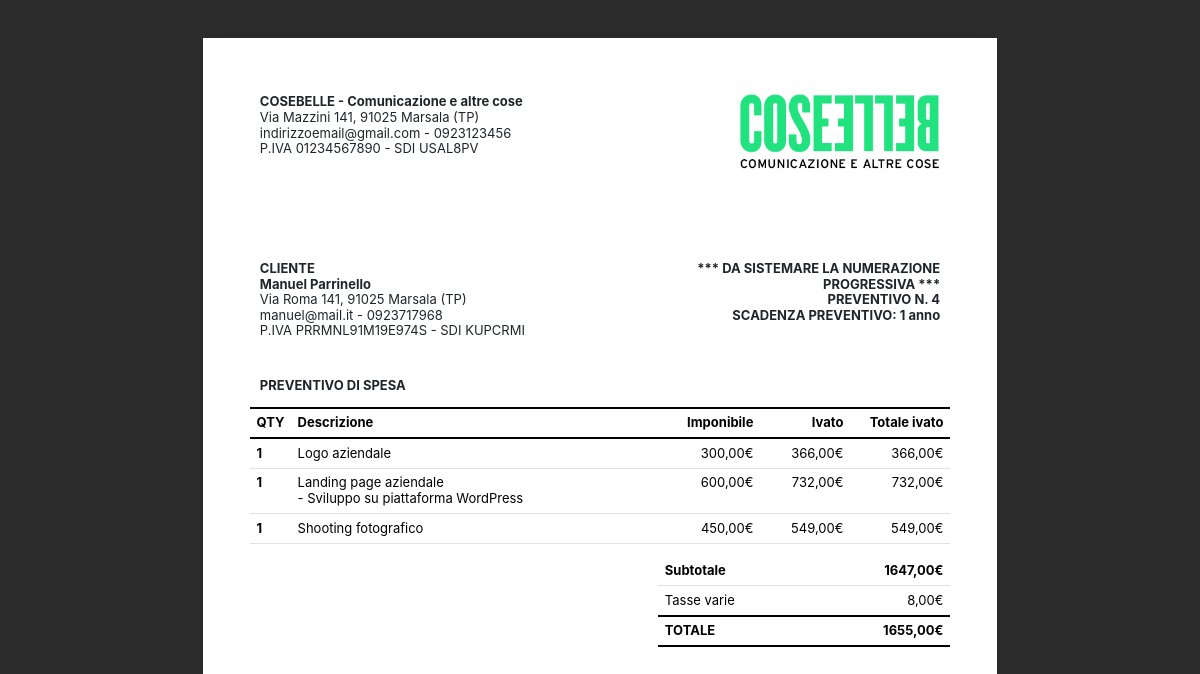
/preventivi/visualizza/4, run on the app's committed database.
### app.py (models this page shows, shortened)
class Cliente(db.Model):
    __tablename__ = "clienti"
    id = db.Column(db.Integer, primary_key=True)
    name = db.Column(db.String(100), nullable=False)
    ragsoc = db.Column(db.String(100), nullable=False)
    indirizzo = db.Column(db.String(100), nullable=True)
    citta = db.Column(db.String(50), nullable=True)
    cap = db.Column(db.String(5), nullable=True)
    provincia = db.Column(db.String(2), nullable=True)
    email = db.Column(db.String(100), nullable=False)
    telefono = db.Column(db.String(20), nullable=False)
    p_iva = db.Column(db.String(30), nullable=True)
    sdi = db.Column(db.String(7), nullable=True)
    pec = db.Column(db.String(100), nullable=True)
    colore = db.Column(db.String(20), nullable=True)
    note = db.Column(db.Text, nullable=True)
    lavori = db.relationship(
        "Lavoro", backref="cliente", lazy=True, cascade="all, delete, delete-orphan"
    )
    preventivi = db.relationship(
        "Preventivo", backref="cliente", lazy=True, cascade="all, delete, delete-orphan"
    )

class Preventivo(db.Model):
    __tablename__ = "preventivi"
    id = db.Column(db.Integer, primary_key=True)
    cliente_id = db.Column(db.Integer, db.ForeignKey("clienti.id"), nullable=False)
    data_creazione = db.Column(db.DateTime, default=datetime.utcnow, nullable=False)
    stato = db.Column(db.String(20), default="bozza", nullable=False)
    totale_preventivo = db.Column(db.Float, nullable=True)
    lavori = db.relationship(
        "Lavoro",
        backref="preventivo",  # su Lavoro avrai .preventivo
        lazy=True,
    )
    righe = db.relationship(
        "RigaPreventivo",
        back_populates="preventivo",
        cascade="all, delete-orphan",
        lazy="selectin",
    )

class RigaPreventivo(db.Model):
    __tablename__ = "righe_preventivo"
    id = db.Column(db.Integer, primary_key=True)
    qty = db.Column(db.Numeric(10, 2), nullable=False, default=1)
    descrizione = db.Column(db.Text, nullable=False)
    prezzo_ie = db.Column(db.Numeric(10, 2), nullable=False)
    prezzo_ii = db.Column(db.Numeric(10, 2), nullable=False)
    totale_riga = db.Column(db.Numeric(10, 2), nullable=False)
    preventivo = db.relationship("Preventivo", back_populates="righe")
    preventivo_id = db.Column(
        db.Integer, db.ForeignKey("preventivi.id"), nullable=False
    )

### app.py (the view)
@app.get("/preventivi/visualizza/<int:id>")
def visualizza_preventivo(id):
    preventivo = Preventivo.query.filter_by(id=id).first_or_404()
    righe = preventivo.righe
    for riga in preventivo.righe:
        print(f"DESCRIZIONE LETTA: {repr(riga.descrizione)}")
    subtotale = sum((riga.totale_riga) for riga in righe)
    return render_template(
        "_preventivo.html", preventivo=preventivo, subtotale=subtotale
    )

### app.py (called while the page is built)
@app.template_filter()
def euroFormat(value):
    value = float(value)
    return "{:.2f}".format(value).replace(".", ",")

@app.template_filter("nl2br")
def nl2br_filter(text):
    if text:
        return text.replace("\n", "<br>\n")
    return ""

### templates/_preventivo.html (shortened to what this page needs)
<!DOCTYPE html>
<html lang="it">
<head>
    <link rel="stylesheet" href="https://cdn.jsdelivr.net/npm/bootstrap@5.3.3/dist/css/bootstrap.min.css">
    <link rel="stylesheet" href="{{ url_for('static', filename='/css/preventivo.css') }}">
</head>
<body>
    <div class="page" id="nuovoPreventivo">
        <div class="row">
            <div class="col-6 ">
                <span class="fw-bold">COSEBELLE - Comunicazione e altre cose<br></span>
                <span>Via Mazzini 141, 91025 Marsala (TP)<br></span>
                <span>indirizzoemail@gmail.com - 0923123456<br></span>
                <span>P.IVA 01234567890 - SDI USAL8PV<br></span>
            </div>
            <div class="col-6 d-inline-flex justify-content-end align-items-center">
                <img class="company-logo" src="{{ url_for('static', filename='/img/LogoCosebelle.png')}}" alt="">
            </div>
        </div>
        <div style="margin-top: 90px;" class="row">
            <div class="col-6">
                <span><strong>CLIENTE<br></strong></span>
                <span class="fw-bold">{{ preventivo.cliente.ragsoc }}<br></span>
                <span>{{ preventivo.cliente.indirizzo if preventivo.cliente.indirizzo else 'n.d'}}, {{ preventivo.cliente.cap if preventivo.cliente.cap else 'n.d' }} {{ preventivo.cliente.citta if preventivo.cliente.citta else 'n.d' }} ({{ preventivo.cliente.provincia if preventivo.cliente.provincia else 'n.d' }})<br></span>
                <span>{{ preventivo.cliente.email if preventivo.cliente.email else 'n.d' }} - {{ preventivo.cliente.telefono if preventivo.cliente.telefono else 'n.d' }}<br></span>
                <span style="text-transform: uppercase;">P.IVA {{ preventivo.cliente.p_iva if preventivo.cliente.p_iva else 'n.d' }} - SDI {{ preventivo.cliente.sdi if preventivo.cliente.sdi else 'n.d' }}<br></span>
            </div>
            <div class="col-6">
                <div class="text-end">
                    <span><strong>
                        *** DA SISTEMARE LA NUMERAZIONE PROGRESSIVA ***<br>
                        PREVENTIVO N. {{ preventivo.id }} <br>
                        SCADENZA PREVENTIVO: 1 anno
                    </strong></span>
                </div>
            </div>
        </div>
        <div class="row mt-5">
            <p>
                <strong>PREVENTIVO DI SPESA</strong>
            </p>
            <table class="table">
                <thead>
                    <tr class="tr-thickborder">
                        <th style="width: 40px;" scope="col">QTY</th>
                        <th style="width: auto" scope="col">Descrizione</th>
                        <th class="text-end" style="width: 90px;" scope="col">Imponibile</th>
                        <th class="text-end" style="width: 90px;" scope="col">Ivato</th>
                        <th class="text-end" style="width: 100px;" scope="col">Totale ivato</th>
                    </tr>
                </thead>
                <tbody>
                    {% for riga in preventivo.righe %}
                    <tr>
                        <th scope="row">{{ riga.qty | int}}</th>
                        <td style="white-space: pre-wrap; word-wrap: break-word;">{{ riga.descrizione | nl2br | safe }}
                        </td>
                        <td class="text-end">{{  riga.prezzo_ie | euroFormat }}€</td>
                        <td class="text-end">{{ riga.prezzo_ii | euroFormat}}€</td>
                        <td class="text-end">{{ riga.totale_riga | euroFormat}}€</td>
                    </tr>
                    {% endfor %}
                </tbody>
            </table>
        </div>
        <div class="row">
            <div class="col-7"></div>
            <div class="col-5 px-0">
                <table class="table">
                    <tr>
                        <th class="text-start">Subtotale</th>
                        <th class="text-end">{{ subtotale | euroFormat}}€</th>
                    </tr>
                    <tr>
                        <td class="text-start">Tasse varie</td>
                        <td class="text-end">{{ 8 | euroFormat}}€</td>
                    </tr>
                    <tr class="tr-thickborder">
                        <th class="text-start">TOTALE</th>
                        <th class="text-end">{{ preventivo.totale_preventivo | euroFormat}}€</th>
                    </tr>
                </table>
            </div>
        </div>
    </div>
</body>
</html>

### static/css/preventivo.css (style rules this page uses)
* { font-family: 'Inter'; font-size: 13px; line-height: 1.2; }
.company-logo { width: 200px; }
tr.tr-thickborder { border-width: 2px !important; border-left: none; border-right: none; border-color: black; }

### templates/_preventivo.html (style rules this page uses)
body { background-color: #2c2c2c; margin: 0; padding: 0; }
.page { width: 210mm; min-height: 297mm; padding: 15mm; margin: 10mm auto; background: white; box-shadow: 0 0 10px rgba(0, 0, 0, 0.1); box-sizing: border-box; }

### data on the page
Cliente: cliente.ragsoc "Manuel Parrinello", cliente "Via Roma 141", cliente "91025", cliente "Marsala", cliente "TP", cliente "manuel@mail.it", cliente "0923717968", cliente "PRRMNL91M19E974S", cliente "KUPCRMI"
Preventivo: id "4", totale_preventivo|euroFormat "1655,00"
RigaPreventivo: qty "1", descrizione "Logo aziendale", prezzo_ie|euroFormat "300,00", prezzo_ii|euroFormat "366,00", totale_riga|euroFormat "366,00"
RigaPreventivo: qty "1", descrizione "Landing page aziendale - Sviluppo su piattaforma WordPress", prezzo_ie|euroFormat "600,00", prezzo_ii|euroFormat "732,00", totale_riga|euroFormat "732,00"
RigaPreventivo: qty "1", descrizione "Shooting fotografico", prezzo_ie|euroFormat "450,00", prezzo_ii|euroFormat "549,00", totale_riga|euroFormat "549,00"

### other printed values
{{ subtotale | euroFormat }} "1647,00"
{{ 8 | euroFormat }} "8,00"
